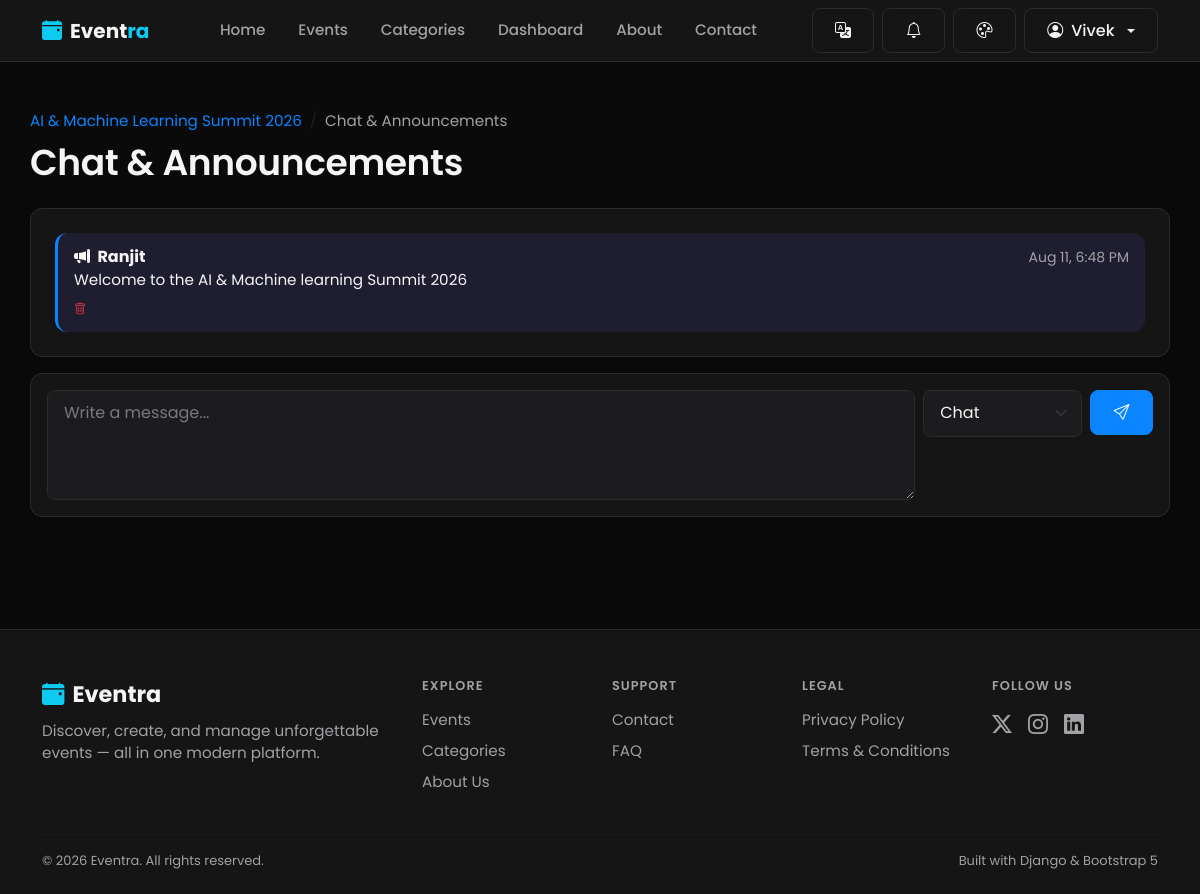
The app's page /chat/events/ai-machine-learning-summit-2026/ (signed in) with its own data.
### users/models.py (models this page shows, shortened)
class User(AbstractUser):
    SUPER_ADMIN = 'super_admin'
    ORGANIZER = 'organizer'
    STAFF = 'staff'
    VENDOR = 'vendor'
    VOLUNTEER = 'volunteer'
    PARTICIPANT = 'participant'
    ROLE_CHOICES = (
        (SUPER_ADMIN, 'Super Admin'),
        (ORGANIZER, 'Organizer'),
        (STAFF, 'Staff'),
        (VENDOR, 'Vendor'),
        (VOLUNTEER, 'Volunteer'),
        (PARTICIPANT, 'Participant'),
    )
    SELF_SERVICE_ROLES = (ORGANIZER, VENDOR, VOLUNTEER, PARTICIPANT)
    role = models.CharField(
        max_length=20,
        choices=ROLE_CHOICES,
        default=PARTICIPANT,
        help_text="Determines which dashboard and permissions the user gets.",
    )
    phone_number = models.CharField(max_length=15, blank=True)
    bio = models.TextField(max_length=300, blank=True)
    profile_image = models.ImageField(upload_to='profile_images/', blank=True, null=True)
    is_organizer = models.BooleanField(
        default=False,
        help_text="Organizers can create and manage events. Kept for backward "
                   "compatibility; automatically kept in sync with `role`."
    )
    created_at = models.DateTimeField(auto_now_add=True)
    @property
    def is_super_admin(self):
        return self.role == self.SUPER_ADMIN or self.is_superuser
    @property
    def is_staff_role(self):
        return self.role == self.STAFF

### events/models.py (models this page shows, shortened)
class Event(models.Model):
    STATUS_CHOICES = (
        ('draft', 'Draft'),
        ('published', 'Published'),
        ('cancelled', 'Cancelled'),
        ('completed', 'Completed'),
    )
    title = models.CharField(max_length=200)
    slug = models.SlugField(max_length=220, unique=True, blank=True)
    description = models.TextField()
    category = models.ForeignKey(
        Category, on_delete=models.SET_NULL, null=True, related_name='events'
    )
    organizer = models.ForeignKey(
        settings.AUTH_USER_MODEL, on_delete=models.CASCADE, related_name='organized_events'
    )
    location = models.CharField(
        max_length=255,
        help_text="Free-text venue/location name, used when no registered Venue is selected."
    )
    venue = models.ForeignKey(
        'venues.Venue', on_delete=models.SET_NULL, null=True, blank=True,
        related_name='events',
        help_text="Optional: link to a managed Venue for booking, conflict detection, and capacity checks."
    )
    organization = models.ForeignKey(
        'organizations.Organization', on_delete=models.SET_NULL, null=True, blank=True,
        related_name='events',
        help_text=(
            "Optional: which Organization (tenant) this event belongs to. Nullable and additive — "
            "existing events with no organization are unaffected. See organizations.models.Organization "
            "for the scope of what this field does and does not enforce."
        )
    )
    start_date = models.DateTimeField()
    end_date = models.DateTimeField()
    capacity = models.PositiveIntegerField(default=50)
    price = models.DecimalField(max_digits=8, decimal_places=2, default=0)
    image = models.ImageField(upload_to='event_images/', blank=True, null=True)
    status = models.CharField(max_length=20, choices=STATUS_CHOICES, default='published')
    created_at = models.DateTimeField(auto_now_add=True)
    updated_at = models.DateTimeField(auto_now=True)
    class Meta:
        ordering = ['-start_date']
    def get_absolute_url(self):
        return reverse('events:event_detail', kwargs={'slug': self.slug})

### chat/models.py (models this page shows, shortened)
class Message(models.Model):
    TYPE_CHAT = 'chat'
    TYPE_ANNOUNCEMENT = 'announcement'
    MESSAGE_TYPE_CHOICES = (
        (TYPE_CHAT, 'Chat'),
        (TYPE_ANNOUNCEMENT, 'Announcement'),
    )
    event = models.ForeignKey('events.Event', on_delete=models.CASCADE, related_name='chat_messages')
    sender = models.ForeignKey(settings.AUTH_USER_MODEL, on_delete=models.CASCADE, related_name='chat_messages')
    body = models.CharField(max_length=1000)
    message_type = models.CharField(max_length=15, choices=MESSAGE_TYPE_CHOICES, default=TYPE_CHAT)
    created_at = models.DateTimeField(auto_now_add=True)
    class Meta:
        ordering = ['created_at']

### chat/views.py (the view)
# urls.py: path('events/<slug:event_slug>/', views.event_chat, name='event_chat'),
@login_required
def event_chat(request, event_slug):
    event = get_object_or_404(Event, slug=event_slug)
    if not _is_event_audience(request.user, event):
        messages.error(request, "This event's chat is only available to registered attendees and organizers.")
        return redirect('events:event_detail', slug=event.slug)
    recent_messages = event.chat_messages.select_related('sender').order_by('-created_at')[:FEED_PAGE_SIZE]
    recent_messages = list(reversed(recent_messages))
    last_id = recent_messages[-1].id if recent_messages else 0
    context = {
        'event': event,
        'chat_messages': recent_messages,
        'can_manage': _can_manage(request.user, event),
        'last_id': last_id,
    }
    return render(request, 'chat/event_chat.html', context)

### chat/views.py (called while the page is built)
def _can_manage(user, event):
    if not user.is_authenticated:
        return False
    if user.is_super_admin or user.is_staff_role:
        return True
    return user.role == User.ORGANIZER and event.organizer_id == user.id

def _is_event_audience(user, event):
    if not user.is_authenticated:
        return False
    if _can_manage(user, event):
        return True
    return Registration.objects.filter(event=event, user=user, status='confirmed').exists()

### currency/context_processors.py (called while the page is built)
def active_currency(request):
    return {
        'active_currency': get_active_currency(request),
        'available_currencies': Currency.objects.all(),
    }

### currency/models.py (called while the page is built)
    @classmethod
    def get_base(cls):
        return cls.objects.filter(is_base=True).first()

### currency/utils.py (called while the page is built)
def get_active_currency(request):
    code = request.session.get(SESSION_KEY)
    if code:
        currency = Currency.objects.filter(code=code).first()
        if currency:
            return currency
    base = Currency.get_base()
    if base:
        return base
    return Currency(code='INR', name='Indian Rupee', symbol='₹', rate_to_base=1, is_base=True)

### workflow/context_processors.py (called while the page is built)
def notifications(request):
    if not getattr(request, 'user', None) or not request.user.is_authenticated:
        return {}
    user_notifications = Notification.objects.filter(user=request.user)
    return {
        'nav_notifications': user_notifications[:6],
        'nav_unread_count': user_notifications.filter(is_read=False).count(),
    }

### templates/chat/event_chat.html (shortened to what this page needs)
{% extends 'base.html' %}
{% block content %}
<div class="container section-sm">
  <nav aria-label="breadcrumb" class="mb-2">
    <ol class="breadcrumb mb-0">
      <li class="breadcrumb-item"><a href="{{ event.get_absolute_url }}">{{ event.title }}</a></li>
      <li class="breadcrumb-item active text-muted-custom">Chat & Announcements</li>
    </ol>
  </nav>
  <h1 class="mb-4">Chat & Announcements</h1>
  <div class="glass-card p-4 mb-3">
    <div id="chat-feed" style="max-height: 480px; overflow-y: auto; display: flex; flex-direction: column; gap: 0.75rem;">
      {% for message in chat_messages %}
      <div class="chat-bubble {% if message.message_type == 'announcement' %}chat-bubble-announcement{% endif %}" data-message-id="{{ message.id }}">
        <div class="d-flex justify-content-between align-items-baseline">
          <strong>
            {% if message.message_type == 'announcement' %}<i class="bi bi-megaphone-fill me-1"></i>{% endif %}
            {{ message.sender.get_full_name|default:message.sender.username }}
          </strong>
          <span class="text-muted-custom small">{{ message.created_at|date:"M d, g:i A" }}</span>
        </div>
        <p class="mb-0">{{ message.body }}</p>
        {% if can_manage or message.sender_id == user.id %}
        <form method="post" action="{% url 'chat:message_delete' message.pk %}" class="mt-1">
          <button type="submit" class="btn btn-sm text-danger border-0 bg-transparent p-0"><i class="bi bi-trash small"></i></button>
        </form>
        {% endif %}
      </div>
      {% empty %}
      <p class="text-muted-custom mb-0" id="chat-empty-state">No messages yet — say hello!</p>
      {% endfor %}
    </div>
  </div>
  <div class="glass-card p-3">
    <form id="chat-form" class="d-flex gap-2 align-items-start">
      <textarea id="chat-body" class="form-control" rows="1" maxlength="1000" placeholder="Write a message..." required></textarea>
      {% if can_manage %}
      <select id="chat-type" class="form-select" style="width: auto;">
        <option value="chat">Chat</option>
      </select>
      {% endif %}
      <button type="submit" class="btn btn-primary"><i class="bi bi-send"></i></button>
    </form>
  </div>
</div>
{% endblock %}

### templates/includes/navbar.html (shortened to what this page needs)
{% load static i18n %}
<nav class="navbar navbar-expand-lg site-navbar sticky-top">
  <div class="container">
    <a class="navbar-brand fw-bold d-flex align-items-center gap-2" href="{% url 'pages:home' %}">
      <i class="bi bi-calendar-event-fill text-info"></i>
      <span>Event<span class="text-info">ra</span></span>
    </a>
    <div class="collapse navbar-collapse" id="mainNavbar">
      <ul class="navbar-nav mx-auto mb-2 mb-lg-0 gap-lg-1">
        <li class="nav-item"><a class="nav-link {% if request.resolver_match.view_name == 'pages:home' %}active{% endif %}" href="{% url 'pages:home' %}">{% trans "Home" %}</a></li>
        <li class="nav-item"><a class="nav-link" href="{% url 'events:event_list' %}">{% trans "Events" %}</a></li>
        <li class="nav-item"><a class="nav-link" href="{% url 'categories:category_list' %}">{% trans "Categories" %}</a></li>
        {% if user.is_authenticated %}
        <li class="nav-item"><a class="nav-link" href="{% url 'dashboard:dashboard' %}">{% trans "Dashboard" %}</a></li>
        {% endif %}
        <li class="nav-item"><a class="nav-link" href="{% url 'pages:about' %}">{% trans "About" %}</a></li>
        <li class="nav-item"><a class="nav-link" href="{% url 'pages:contact' %}">{% trans "Contact" %}</a></li>
      </ul>
      <div class="d-flex align-items-center gap-2">
        <div class="dropdown">
          <button class="btn btn-outline-light d-flex align-items-center gap-1" type="button" id="langSwitcherBtn" data-bs-toggle="dropdown" aria-expanded="false" title="{% trans 'Change language' %}">
            <i class="bi bi-translate"></i>
          </button>
        </div>
        {% if user.is_authenticated %}
        <div class="dropdown">
          <button class="btn btn-outline-light position-relative d-flex align-items-center" type="button" id="notifBellBtn" data-bs-toggle="dropdown" aria-expanded="false" title="Notifications">
            <i class="bi bi-bell"></i>
          </button>
        </div>
        {% endif %}
        <div class="dropdown">
          <button class="btn btn-outline-light d-flex align-items-center" type="button" id="themeSwitcherBtn" data-bs-toggle="dropdown" aria-expanded="false" title="Change theme">
            <i class="bi bi-palette"></i>
          </button>
        </div>
        {% if user.is_authenticated %}
          <div class="dropdown">
            <button class="btn btn-outline-light dropdown-toggle d-flex align-items-center gap-2" type="button" data-bs-toggle="dropdown" aria-expanded="false">
              <i class="bi bi-person-circle"></i> {{ user.first_name|default:user.username }}
            </button>
          </div>
        {% else %}
          <a href="{% url 'users:login' %}" class="btn btn-outline-light">{% trans "Login" %}</a>
          <a href="{% url 'users:signup' %}" class="btn btn-primary">{% trans "Sign Up" %}</a>
        {% endif %}
      </div>
    </div>
  </div>
</nav>

### static/css/style.css (style rules this page uses)
:root { --bg: #F7F7F8; --bg-elevated: #FFFFFF; --card: #FFFFFF; --card-hover: #F1F1F3; --input-bg: #FFFFFF; --input-bg-focus: #FFFFFF; --primary: #2563EB; --primary-hover: #1D4ED8; --secondary: #2563EB; --accent: #2563EB; --success: #16803C; --warning: #B7791F; --danger: #D92D20; --text: #111111; --text-muted: #6B6B6F; --text-faint: #8E8E93; --border: #E5E5E7; --radius: 12px; --radius-sm: 8px; --radius-lg: 16px; --shadow-soft: 0 8px 30px rgba(0, 0, 0, 0.06); --shadow-sm: 0 2px 10px rgba(0, 0, 0, 0.04); --space-1: 4px; --space-2: 8px; --space-3: 12px; --space-4: 16px; --space-5: 20px; --space-6: 24px; --space-8: 32px; --space-10: 40px; --space-12: 48px; --space-16: 64px; --fs-page-heading: 2.25rem; --fs-section-heading: 1.5rem; --fs-card-heading: 1.125rem; --fs-body: 0.95rem; --fs-secondary: 0.875rem; --fs-meta: 0.8125rem; }
* { box-sizing: border-box; }
html, body { height: 100%; }
body { background-color: var(--bg); color: var(--text); font-family: 'Poppins', -apple-system, BlinkMacSystemFont, 'Segoe UI', 'Helvetica Neue', Arial, sans-serif; min-height: 100vh; display: flex; flex-direction: column; transition: background-color 0.2s ease, color 0.2s ease; }
h1, h2, h3, h4, h5, h6 { font-weight: 600; letter-spacing: -0.01em; color: var(--text); }
h1 { font-size: var(--fs-page-heading); }
p, li { font-size: var(--fs-body); }
a { color: var(--primary); text-decoration: none; }
.text-muted-custom { color: var(--text-muted) !important; }
.section-sm { padding: 3rem 0; }
.glass-card { background: var(--card); border: 1px solid var(--border); border-radius: var(--radius); box-shadow: var(--shadow-sm); transition: transform 0.2s ease, box-shadow 0.2s ease, border-color 0.2s ease; }
.btn { border-radius: var(--radius-sm); font-weight: 500; padding: 0.6rem 1.4rem; transition: all 0.15s ease; }
.btn-primary { background: var(--primary); border: 1px solid var(--primary); box-shadow: none; }
.btn-outline-light { border-radius: var(--radius-sm); border-color: var(--border); color: var(--text); }
.site-navbar { background: var(--bg-elevated); border-bottom: 1px solid var(--border); transition: background-color 0.2s ease, border-color 0.2s ease; }
.site-navbar .navbar-brand, .site-navbar .navbar-brand span:not([class*="text-"]) { color: var(--text); }
.site-navbar .nav-link { color: var(--text-muted); font-weight: 500; padding: 0.55rem 0.9rem !important; }
.navbar-brand span { transition: color 0.2s ease; }
.nav-link { position: relative; }

### static/css/forms.css (style rules this page uses)
.form-control, .form-select { background-color: var(--input-bg); border: 1px solid var(--border); border-radius: var(--radius-sm); color: var(--text); padding: 0.65rem 1rem; }
.form-control::placeholder { color: var(--text-muted); opacity: .7; }
textarea.form-control { min-height: 110px; }

### static/css/themes.css (style rules this page uses)
html[data-theme="dark"] { --bg: #0A0A0A; --bg-elevated: #151515; --card: #151515; --card-hover: #1C1C1E; --input-bg: #1C1C1E; --input-bg-focus: #202022; --primary: #0A84FF; --primary-hover: #3D9BFF; --secondary: #0A84FF; --accent: #0A84FF; --success: #30D158; --warning: #FFD60A; --danger: #FF453A; --text: #F5F5F7; --text-muted: #A1A1A6; --text-faint: #8E8E93; --border: #2C2C2E; --shadow-soft: 0 8px 30px rgba(0, 0, 0, 0.35); --shadow-sm: 0 2px 10px rgba(0, 0, 0, 0.25); }

### templates/chat/event_chat.html (style rules this page uses)
.chat-bubble { background: var(--card-hover); border-radius: var(--radius); padding: 0.75rem 1rem; }
.chat-bubble-announcement { background: rgba(99,102,241,0.12); border-left: 3px solid var(--accent); }

### records on screen
User: first_name "Vivek"
Event: title "AI & Machine Learning Summit 2026"
Message: message_type "announcement" (drawn), sender.get_full_name "Ranjit", created_at "Aug 11, 6:48 PM", body "Welcome to the AI & Machine learning Summit 2026"
